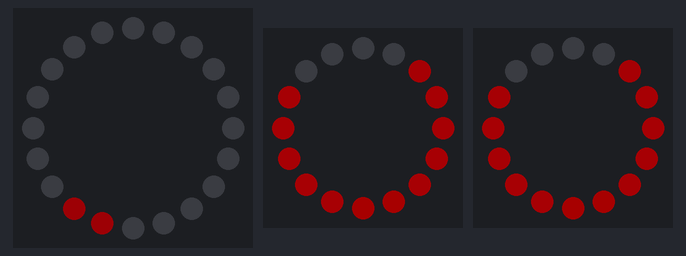
Simulated run of this sketch. Board: ATtiny85, built with avr-gcc and run on an emulated ATtiny85. Shown: 20 RGB LEDs in a ring, first at the top, clockwise, 2 × 16 RGB LEDs in a ring, first at the top, clockwise. Dim RGB values are drawn brighter than linear.

Above: at 0.48 s.
At 5.25 s:
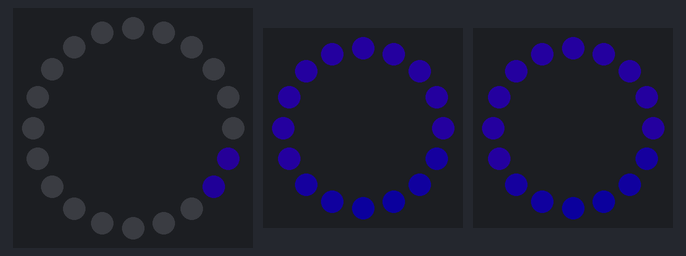
At 10.01 s:
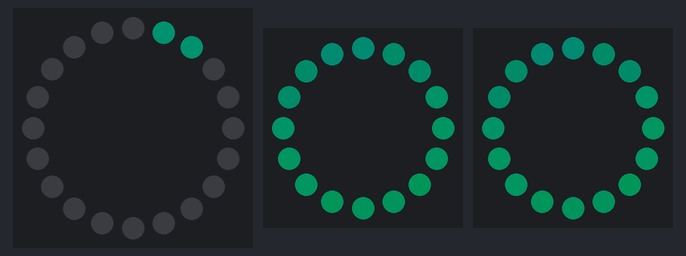
At 19.87 s:
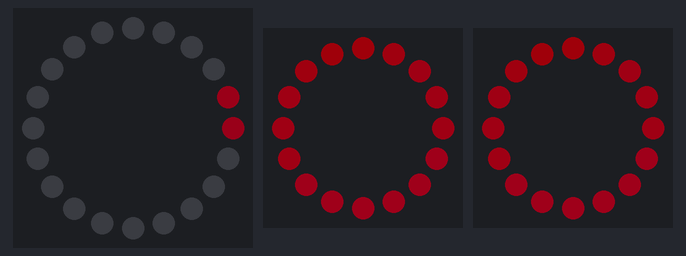
At 29.72 s:
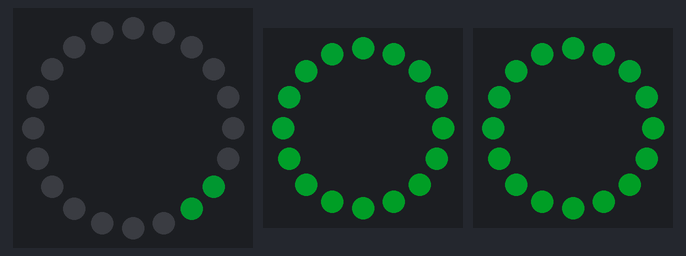
At 39.58 s:
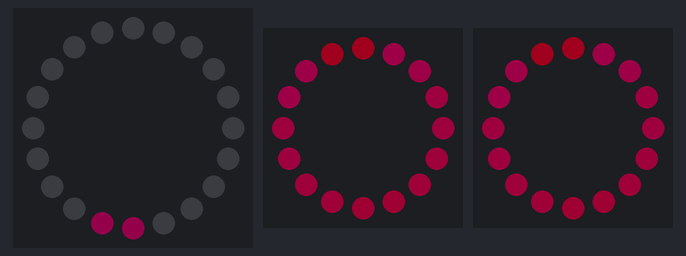

The sketch:

eyes_and_mouth.ino
```cpp
// Simple strand test for Adafruit Dot Star RGB LED strip.
// This is a basic diagnostic tool, NOT a graphics demo...helps confirm
// correct wiring and tests each pixel's ability to display red, green
// and blue and to forward data down the line.  By limiting the number
// and color of LEDs, it's reasonably safe to power a couple meters off
// the Arduino's 5V pin.  DON'T try that with other code!

#include <Adafruit_NeoPixel.h>

#include <Adafruit_DotStar.h>
//#include <SPI.h>         // COMMENT OUT THIS LINE FOR GEMMA OR TRINKET
#include <avr/power.h> // ENABLE THIS LINE FOR GEMMA OR TRINKET

#define BRIGHTNESS 30

// Number of LEDs in strip
#define NUMPIXELS 20
#define PIXEL_PER_NEOPIXEL_RING 16

// define gpio pins
#define LEFT_EYE_PIN 3
#define RIGHT_EYE_PIN 4
#define LIPS_DATAPIN    0
#define LIPS_CLOCKPIN   1

Adafruit_NeoPixel left_eye = Adafruit_NeoPixel(PIXEL_PER_NEOPIXEL_RING, LEFT_EYE_PIN);
Adafruit_NeoPixel right_eye = Adafruit_NeoPixel(PIXEL_PER_NEOPIXEL_RING, RIGHT_EYE_PIN);

Adafruit_DotStar lips = Adafruit_DotStar(NUMPIXELS, LIPS_DATAPIN, LIPS_CLOCKPIN, DOTSTAR_BRG);


// lower is faster
//20 milliseconds (~50 FPS)
#define SPEED_DELAY_MS 18

void setup() {

#if defined(__AVR_ATtiny85__) && (F_CPU == 16000000L)
  clock_prescale_set(clock_div_1); // Enable 16 MHz on Trinket
#endif
  // Initialize pins for output
  lips.begin();
  // set brightness (out of ?)
  lips.setBrightness(BRIGHTNESS);
  // turn leds off asap
  lips.show();

  left_eye.begin();
  left_eye.setBrightness(BRIGHTNESS);

  right_eye.begin();
  right_eye.setBrightness(BRIGHTNESS);
}

// Runs 10 LEDs at a time along strip, cycling through red, green and blue.
// This requires about 200 mA for all the 'on' pixels + 1 mA per 'off' pixel.

#define TAIL_LENGTH 2
uint32_t color = lips.Color(255, 0, 0);      // 'On' color (starts red)

#define OFF_COLOR lips.Color(0, 0, 0)

#define INTIAL_STEP 1


// colors
int red = 255;
int green = 0;
int blue = 0;
#define COLOR_INCREMENT 1


// implement color change frequency (skip some iterations of movement)
#define COLOR_CHANGE_FREQUENCY 2

int step = INTIAL_STEP;
int direction = 1;


int eyeStep = 1;

void loop() {
  // refresh lights
  lips.show();
  left_eye.show();
  right_eye.show();

  // pause (controls step of steps)
  delay(SPEED_DELAY_MS);

  if (step == NUMPIXELS) {
    nextLine();
    direction = -1;
  } else if (step == 0)  {
    nextLine();
    direction = 1;
  }

  nextStepLips();

  step = step + direction;

  if (eyeStep == PIXEL_PER_NEOPIXEL_RING) {
    eyeStep = 0;
  } else {
    eyeStep++;
  }

  nextStepEyes();

}


// move leds over 1 position
void nextStepLips() {

  // turn on head of lips
  color = lips.Color(red, blue, green);
  lips.setPixelColor(step, color); // 'On' pixel at head

  // turn off the tail if lips
  if (direction > 0) {
      lips.setPixelColor(step-TAIL_LENGTH, OFF_COLOR);     // 'Off' pixel at tail
  }
  if (direction < 0) {
      lips.setPixelColor(step+TAIL_LENGTH, OFF_COLOR);     // 'Off' pixel at tail
  }

  // color change
  interateColor();


  //if((color >>= 8) == 0)   {  //  Next color (R->G->B) ... past blue now?
  //    color = strip.Color(red, green, blue); // red
  //}
}

void nextStepEyes() {
   int i = eyeStep % PIXEL_PER_NEOPIXEL_RING;

  // left eye
  //left_eye.setPixelColor(eyeStep, color);
  //left_eye.setPixelColor(PIXEL_PER_NEOPIXEL_RING-1-eyeStep, color);

  // trailing color black
  //if (eyeStep == 0) {
  //    left_eye.setPixelColor(PIXEL_PER_NEOPIXEL_RING-1, OFF_COLOR);
  //} else {
  //    left_eye.setPixelColor(eyeStep-TAIL_LENGTH, OFF_COLOR);
  //}
  //left_eye.setPixelColor(PIXEL_PER_NEOPIXEL_RING-1-eyeStep-1, OFF_COLOR);

   // right eye
  left_eye.setPixelColor(i, color);
  left_eye.setPixelColor(PIXEL_PER_NEOPIXEL_RING-1-i, color);
  //setEye(right_eye, i, color);
  left_eye.setBrightness(BRIGHTNESS+(step));


  // right eye
  right_eye.setPixelColor(i, color);
  right_eye.setPixelColor(PIXEL_PER_NEOPIXEL_RING-1-i, color);
  //setEye(right_eye, i, color);
  right_eye.setBrightness(BRIGHTNESS+(step));

}


void interateColor() {
  if (red > 0 && blue == 0) {
    red = red - COLOR_INCREMENT;
    green = green + COLOR_INCREMENT;
  }
  if (green > 0 && red == 0) {
    green = green - COLOR_INCREMENT;
    blue = blue + COLOR_INCREMENT;
  }
  if (blue > 0 && green == 0) {
    red = red + COLOR_INCREMENT;
    blue = blue - COLOR_INCREMENT;
  }
}


void nextLine() {
    // color change
    //if((color >>= 8) == 0)   {  //  Next color (R->G->B) ... past blue now?
    //    color = strip.Color(255, 0, 0); // red
    //}

}
```
